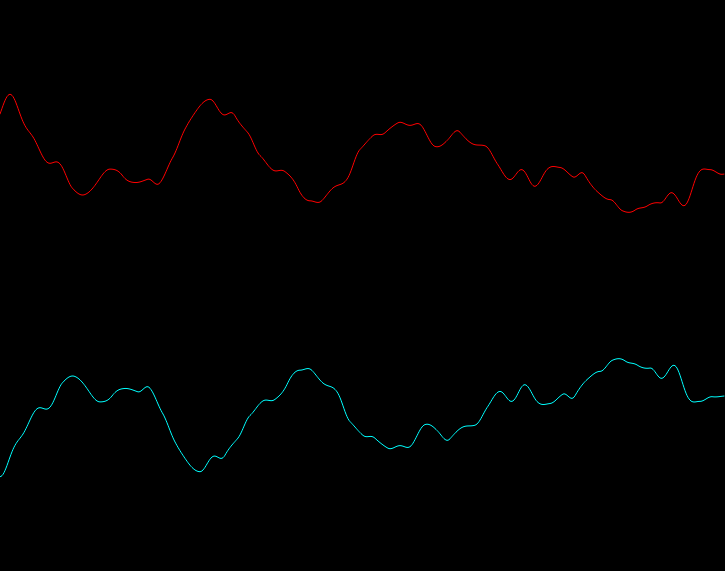
Frame 1 (no input)
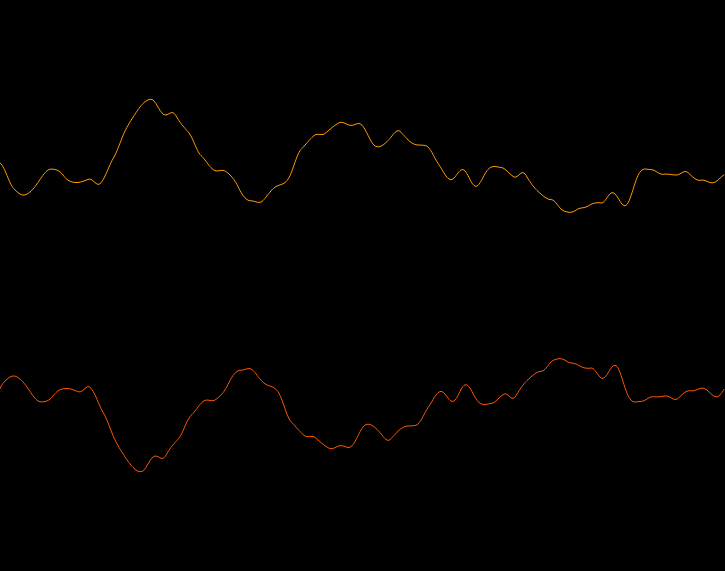
Frame 60 (no input)
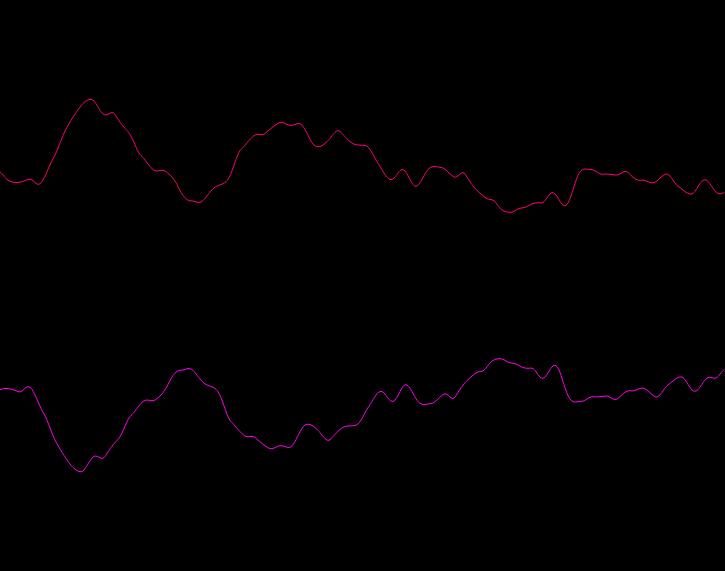
Frame 120 (the mouse pressed at the canvas centre since frame 60)

The p5.js sketch that drew these frames (run headless with seeded random() and noise() and a simulated clock; from frame 60 on, the mouse is pressed at the canvas centre):

// p5.js sketch
// ── sketch.js
let graph1;
let graph2;

function setup() {
        createCanvas(725, 571);
        colorMode(HSL, 100);

        graph1 = new Pnoise(0, 50, 1);
        graph2 = new Pnoise(-0.1, 0, -1);
}

function draw() {
        translate(0, height / 2);
        background(0, 0, 0, 100);

        graph1.graph();
        graph2.graph();

        graph1.colorChange();
        graph2.colorChange();
}

// ── pnoise.js
class Pnoise {
        constructor(start, color, flip) {
                this.inc = 0.01;
                this.start = start;
                this.color = color;
                this.flip = flip;
                this.y = 0;
        }

        graph() {
                stroke(this.color, 100, 50);

                noFill();
                beginShape();
                let xOff = this.start;
                for (let x = 0; x < width; x++) {
                        this.y = this.flip * ((noise(xOff) * height) / 2);
                        vertex(x, this.y);

                        xOff += this.inc;
                }
                endShape();

                this.start += this.inc;
        }

        colorChange() {
                this.color = Math.abs(this.y) % 100;
        }
}

// ── style.css
html,
body {
        margin: 0;
        padding: 0;
}
canvas {
        display: block;
}
